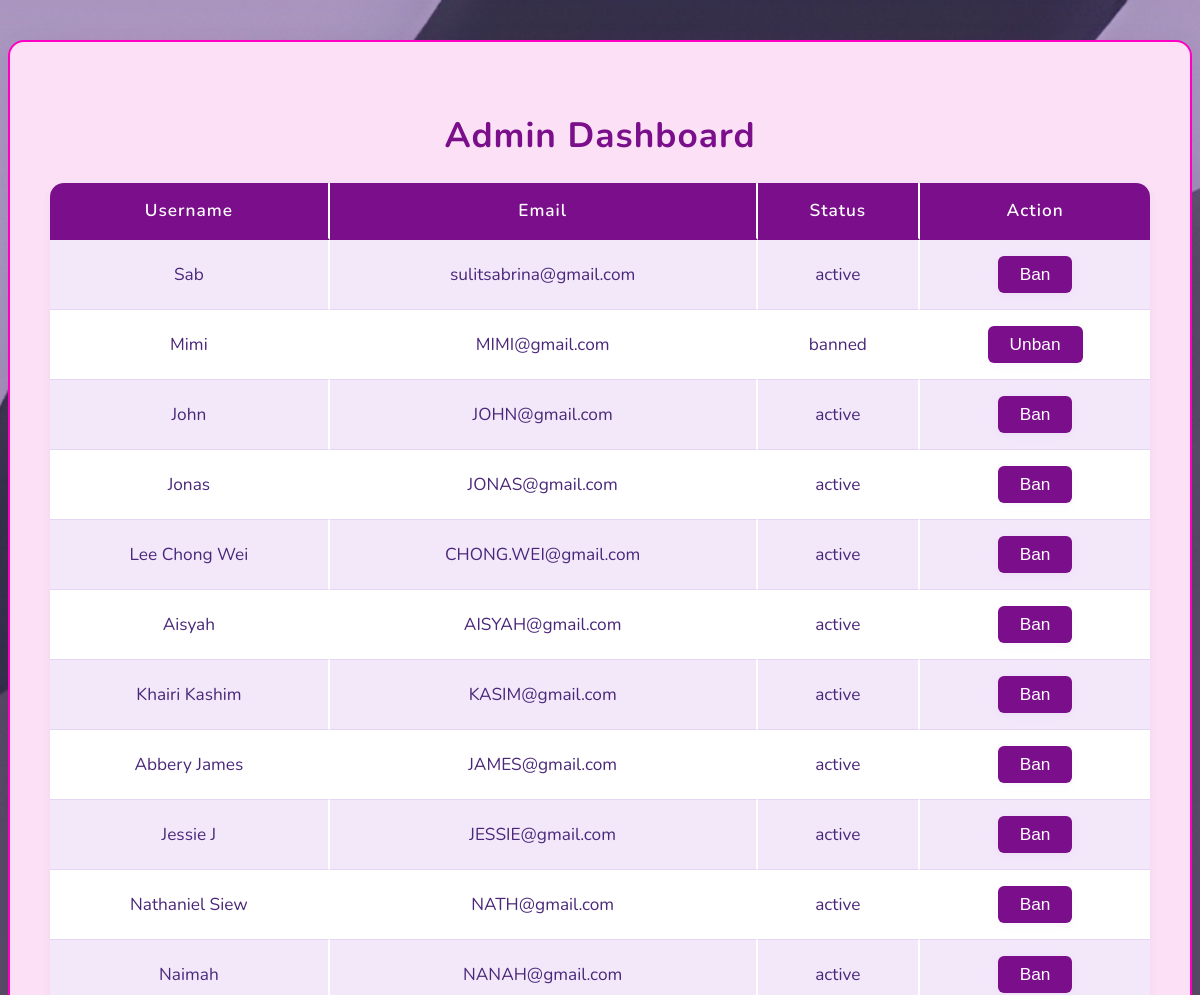
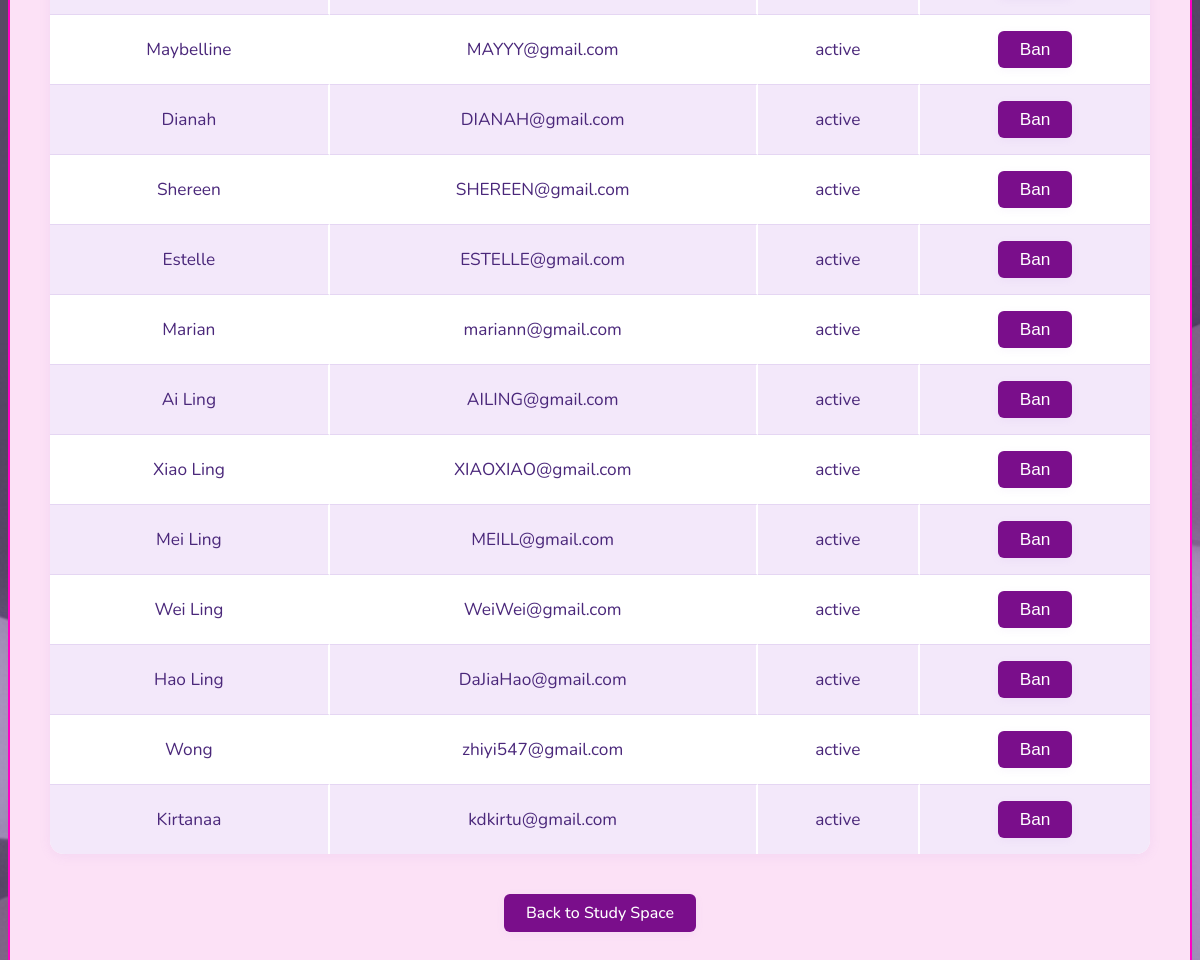
Screenshot of /admin (signed in) with the database file from the repository (2 pictures, top to bottom).
### app.py (models this page shows)
class User(db.Model):
    id = db.Column(db.Integer, primary_key=True)
    username = db.Column(db.String(100), unique=True, nullable=False)
    password = db.Column(db.String(100), nullable=False)
    faculty = db.Column(db.String(100), nullable=False)
    student_id = db.Column(db.String(100), unique=True, nullable=False)
    user_email = db.Column(db.String(100), unique=True, nullable=False)
    mmu_email = db.Column(db.String(100), unique=True, nullable=True)
    bio = db.Column(db.Text, nullable=True)
    avatar = db.Column(db.String(200), nullable=True)
    background = db.Column(db.String(200), nullable=True)
    preferred_subjects = db.Column(db.String(100), nullable=True)
    verified = db.Column(db.Boolean, default=False)
    status = db.Column(db.String(20), default='active')
    created_at = db.Column(db.DateTime, default=datetime.utcnow)
    admin = db.Column(db.Boolean, default=False)
    mmu_email_updated_at = db.Column(db.DateTime, nullable=True)

### app.py (the view)
@app.route('/admin')
def admin_dashboard():
    if not is_logged_in_admin():
        abort(403)
    users = User.query.all()
    return render_template('admin.html', users=users)

### app.py (called while the page is built)
def is_logged_in_admin():
    user_id = session.get("user_id")
    if not user_id:
        return False
    user = User.query.get(user_id)
    return user and user.admin

### templates/admin.html (shortened to what this page needs)
<!DOCTYPE html>
<html>
<head>
    <link rel="stylesheet" href="{{ url_for('static', filename='Style.css') }}">
</head>
<body>
    <div class="admin-section">
        <h2>Admin Dashboard</h2>
        <table class="admin-table">
            <tr>
                <th>Username</th>
                <th>Email</th>
                <th>Status</th>
                <th>Action</th>
            </tr>
            {% for user in users %}
            <tr>
                <td>{{ user.username }}</td>
                <td>{{ user.user_email }}</td>
                <td>{{ user.status }}</td>
                <td>
                    {% if user.status == 'banned' %}
                        <form method="post" action="{{ url_for('admin_unban_user', user_id=user.id) }}">
                            <button type="submit" class="admin-btn">Unban</button>
                        </form>
                    {% else %}
                        <form method="post" action="{{ url_for('admin_ban_user', user_id=user.id) }}">
                            <button type="submit" class="admin-btn">Ban</button>
                        </form>
                    {% endif %}
                </td>
            </tr>
            {% endfor %}
        </table>
           <p><a href="{{ url_for('study_space') }}" class="admin-btn back-btn">Back to Study Space</a></p>
    </div>
</body>
</html>

### static/Style.css (style rules this page uses)
body { font-family: 'Nunito', sans-serif; color: #ffffff; background: #f4f6f8; background-image: url("img/home background.jpg"); background-size: cover; background-repeat: no-repeat; background-position: center center; min-height: 100vh; margin: 0; padding: 0; }
html, body, * { cursor: url("img/cursor.png") 0 0, auto !important; }
a, button, input, select, textarea { cursor: url("img/cursor.png") 0 0, auto !important; }
body { margin: 0; font-family: 'Nunito', sans-serif; }
.back-btn { display: inline-block; margin-top: 24px; text-decoration: none; text-align: center; }
.admin-section { background: #fce1f6; color: #4a277a; border-radius: 16px; box-shadow: 0 4px 24px rgba(122, 14, 139, 0.08); padding: 40px 40px 32px 40px; margin: 40px auto; max-width: 1100px; min-width: 80vw; text-align: center; border: 2px solid #ff00c3; }
.admin-section h2 { color: #7a0e8b; margin-bottom: 24px; font-size: 2.2em; font-weight: 700; letter-spacing: 1px; }
.admin-table { width: 100%; border-collapse: separate; border-spacing: 0; background: #fff; border-radius: 14px; overflow: hidden; box-shadow: 0 2px 12px rgba(168,119,211,0.10); margin-bottom: 10px; font-size: 1.08em; }
.admin-table th, .admin-table td { padding: 16px 12px; border-bottom: 1px solid #e5d6f3; border-right: 2px solid #fff; text-align: center; }
.admin-table th { background: #7a0e8b; color: #fff; font-weight: 600; border-top: none; border-bottom: 2px solid #7a0e8b; letter-spacing: 1px; }
.admin-table th:last-child, .admin-table td:last-child { border-right: none; }
.admin-table tr:last-child td { border-bottom: none; }
.admin-table tr:nth-child(even) td { background: #f3e8fa; }
.admin-btn { background: #7a0e8b; color: #fff; border: none; border-radius: 6px; padding: 8px 22px; font-weight: 500; cursor: pointer; transition: background 0.2s, box-shadow 0.2s; font-size: 1em; box-shadow: 0 2px 8px rgba(168,119,211,0.08); }

### rows the page displays
User: username "Sab", user_email "sulitsabrina@gmail.com", status "active"
User: username "Mimi", user_email "MIMI@gmail.com", status "banned"
User: username "John", user_email "JOHN@gmail.com", status "active"
User: username "Jonas", user_email "JONAS@gmail.com", status "active"
User: username "Lee Chong Wei", user_email "CHONG.WEI@gmail.com", status "active"
User: username "Aisyah", user_email "AISYAH@gmail.com", status "active"
User: username "Khairi Kashim", user_email "KASIM@gmail.com", status "active"
User: username "Abbery James", user_email "JAMES@gmail.com", status "active"
User: username "Jessie J", user_email "JESSIE@gmail.com", status "active"
User: username "Nathaniel Siew", user_email "NATH@gmail.com", status "active"
User: username "Naimah", user_email "NANAH@gmail.com", status "active"
User: username "Maybelline", user_email "MAYYY@gmail.com", status "active"
User: username "Dianah", user_email "DIANAH@gmail.com", status "active"
User: username "Shereen", user_email "SHEREEN@gmail.com", status "active"
User: username "Estelle", user_email "ESTELLE@gmail.com", status "active"
User: username "Marian", user_email "mariann@gmail.com", status "active"
User: username "Ai Ling", user_email "AILING@gmail.com", status "active"
User: username "Xiao Ling", user_email "XIAOXIAO@gmail.com", status "active"
User: username "Mei Ling", user_email "MEILL@gmail.com", status "active"
User: username "Wei Ling", user_email "WeiWei@gmail.com", status "active"
User: username "Hao Ling", user_email "DaJiaHao@gmail.com", status "active"
User: username "Wong", user_email "zhiyi547@gmail.com", status "active"
User: username "Kirtanaa", user_email "kdkirtu@gmail.com", status "active"
